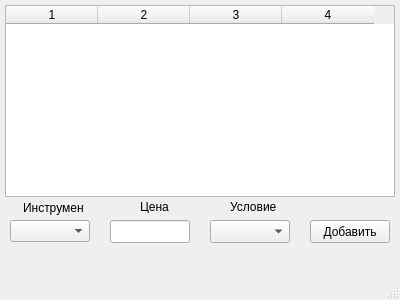
<?xml version="1.0" encoding="UTF-8"?>
<ui version="4.0">
 <class>MainWindow</class>
 <widget class="QMainWindow" name="MainWindow">
  <property name="enabled">
   <bool>true</bool>
  </property>
  <property name="geometry">
   <rect>
    <x>0</x>
    <y>0</y>
    <width>400</width>
    <height>300</height>
   </rect>
  </property>
  <property name="minimumSize">
   <size>
    <width>400</width>
    <height>300</height>
   </size>
  </property>
  <property name="maximumSize">
   <size>
    <width>400</width>
    <height>300</height>
   </size>
  </property>
  <property name="windowTitle">
   <string>Alert price</string>
  </property>
  <property name="animated">
   <bool>true</bool>
  </property>
  <widget class="QWidget" name="centralwidget">
   <widget class="QLabel" name="labelInst">
    <property name="geometry">
     <rect>
      <x>23</x>
      <y>200</y>
      <width>61</width>
      <height>16</height>
     </rect>
    </property>
    <property name="text">
     <string>Инструмент</string>
    </property>
   </widget>
   <widget class="QComboBox" name="comboBox">
    <property name="geometry">
     <rect>
      <x>10</x>
      <y>220</y>
      <width>80</width>
      <height>22</height>
     </rect>
    </property>
   </widget>
   <widget class="QLabel" name="labelPrice">
    <property name="geometry">
     <rect>
      <x>140</x>
      <y>200</y>
      <width>30</width>
      <height>13</height>
     </rect>
    </property>
    <property name="text">
     <string>Цена</string>
    </property>
   </widget>
   <widget class="QPushButton" name="btnAdd">
    <property name="geometry">
     <rect>
      <x>310</x>
      <y>220</y>
      <width>80</width>
      <height>23</height>
     </rect>
    </property>
    <property name="text">
     <string>Добавить</string>
    </property>
   </widget>
   <widget class="QTableWidget" name="table">
    <property name="geometry">
     <rect>
      <x>5</x>
      <y>5</y>
      <width>390</width>
      <height>192</height>
     </rect>
    </property>
    <property name="verticalScrollBarPolicy">
     <enum>Qt::ScrollBarAsNeeded</enum>
    </property>
    <property name="horizontalScrollBarPolicy">
     <enum>Qt::ScrollBarAlwaysOff</enum>
    </property>
    <property name="rowCount">
     <number>0</number>
    </property>
    <property name="columnCount">
     <number>4</number>
    </property>
    <attribute name="horizontalHeaderVisible">
     <bool>true</bool>
    </attribute>
    <attribute name="horizontalHeaderDefaultSectionSize">
     <number>92</number>
    </attribute>
    <attribute name="verticalHeaderVisible">
     <bool>false</bool>
    </attribute>
    <column/>
    <column/>
    <column/>
    <column/>
   </widget>
   <widget class="QComboBox" name="comboUs">
    <property name="geometry">
     <rect>
      <x>210</x>
      <y>220</y>
      <width>80</width>
      <height>23</height>
     </rect>
    </property>
   </widget>
   <widget class="QLabel" name="label">
    <property name="geometry">
     <rect>
      <x>230</x>
      <y>200</y>
      <width>47</width>
      <height>13</height>
     </rect>
    </property>
    <property name="text">
     <string>Условие</string>
    </property>
   </widget>
   <widget class="QLineEdit" name="lineEdit">
    <property name="geometry">
     <rect>
      <x>110</x>
      <y>220</y>
      <width>80</width>
      <height>23</height>
     </rect>
    </property>
   </widget>
  </widget>
  <widget class="QStatusBar" name="statusbar"/>
 </widget>
 <resources/>
 <connections/>
</ui>
